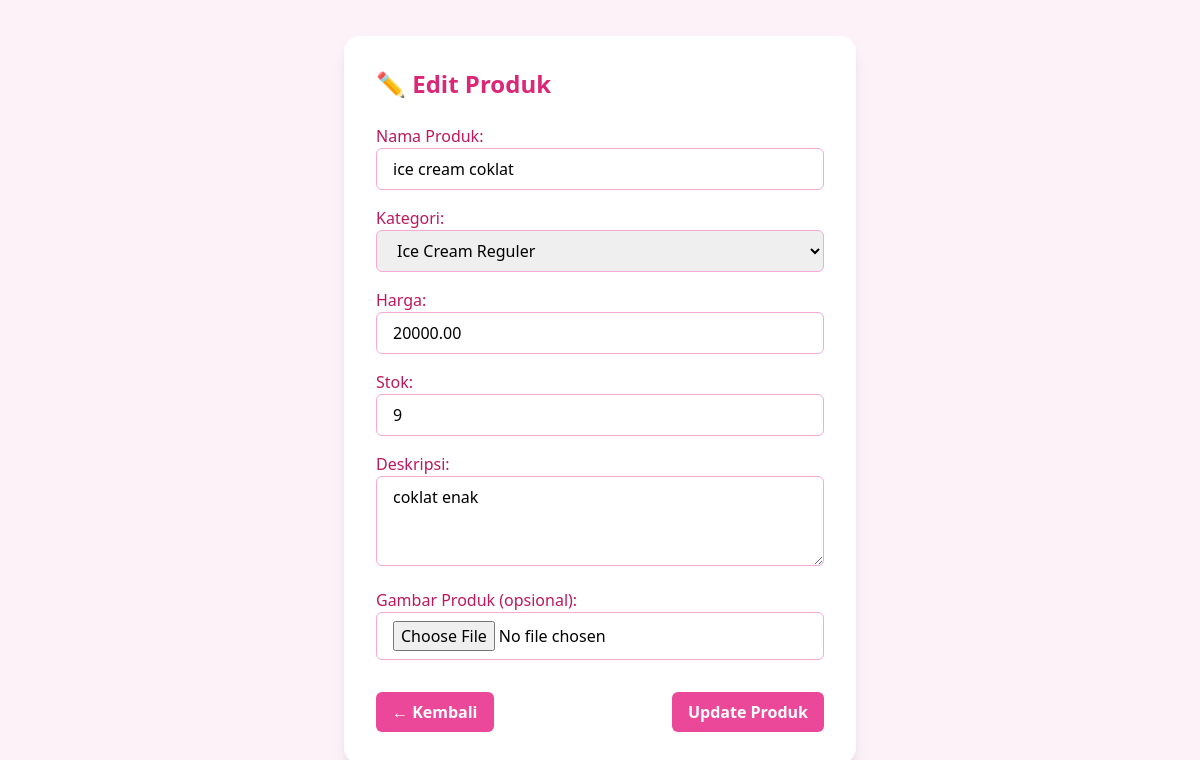
/edit_produk.php?id=22 (signed in), run on the app's committed database.
### tables this page shows
CREATE TABLE `produk` (
  `id` int(11) NOT NULL,
  `nama` varchar(100) NOT NULL,
  `deskripsi` text DEFAULT NULL,
  `harga` decimal(10,2) NOT NULL,
  `stok` int(11) NOT NULL DEFAULT 0,
  `gambar` varchar(255) DEFAULT NULL,
  `kategori` varchar(100) DEFAULT NULL,
  `status` enum('aktif','nonaktif') DEFAULT 'aktif',
  `tanggal_dibuat` timestamp NOT NULL DEFAULT current_timestamp()
);

### edit_produk.php (the view, shortened to what this page needs)
<?php
include 'koneksi.php';
$id = intval($_GET['id']);
$result = mysqli_query($koneksi, "SELECT * FROM produk WHERE id = $id LIMIT 1");
$produk = mysqli_fetch_assoc($result);
?>
<!DOCTYPE html>
<html lang="id">
<head>
    <script src="https://cdn.tailwindcss.com"></script>
</head>
<body class="bg-pink-50 min-h-screen flex items-center justify-center p-6 font-sans">
    <div class="bg-white shadow-lg rounded-2xl p-8 w-full max-w-lg">
        <h1 class="text-2xl font-bold text-pink-600 mb-6">✏️ Edit Produk</h1>
        <form method="POST" enctype="multipart/form-data" class="space-y-4">
            <div>
                <label class="block font-medium text-pink-700">Nama Produk:</label>
                <input type="text" name="nama" value="<?= htmlspecialchars($produk['nama']) ?>" required
                       class="w-full border border-pink-300 px-4 py-2 rounded-md focus:ring-pink-400 focus:outline-none">
            </div>
            <div>
                <label class="block font-medium text-pink-700">Kategori:</label>
                <select name="kategori" required
                        class="w-full border border-pink-300 px-4 py-2 rounded-md focus:ring-pink-400 focus:outline-none">
                    <option value="Ice Cream Reguler" <?= $produk['kategori'] === 'Ice Cream Reguler' ? 'selected' : '' ?>>Ice Cream Reguler</option>
                </select>
            </div>
            <div>
                <label class="block font-medium text-pink-700">Harga:</label>
                <input type="number" name="harga" value="<?= $produk['harga'] ?>" required
                       class="w-full border border-pink-300 px-4 py-2 rounded-md focus:ring-pink-400 focus:outline-none">
            </div>
            <div>
                <label class="block font-medium text-pink-700">Stok:</label>
                <input type="number" name="stok" value="<?= $produk['stok'] ?>" required
                       class="w-full border border-pink-300 px-4 py-2 rounded-md focus:ring-pink-400 focus:outline-none">
            </div>
            <div>
                <label class="block font-medium text-pink-700">Deskripsi:</label>
                <textarea name="deskripsi" rows="3" required
                          class="w-full border border-pink-300 px-4 py-2 rounded-md focus:ring-pink-400 focus:outline-none"><?= htmlspecialchars($produk['deskripsi']) ?></textarea>
            </div>
            <div>
                <label class="block font-medium text-pink-700">Gambar Produk (opsional):</label>
                <input type="file" name="gambar"
                       class="w-full border border-pink-300 px-4 py-2 rounded-md bg-white">
            </div>
            <div class="flex justify-between items-center pt-4">
                <a href="daftar_produk.php" class="bg-pink-500 hover:bg-pink-600 text-white font-semibold px-4 py-2 rounded-md transition">
                    &larr; Kembali
                </a>
                <button type="submit"
                        class="bg-pink-500 hover:bg-pink-600 text-white font-semibold px-4 py-2 rounded-md transition">
                    Update Produk
                </button>
            </div>
        </form>
    </div>
</body>
</html>

### data on the page
produk: nama "ice cream coklat", kategori "Ice Cream Reguler", harga "20000.00", stok "9", deskripsi "coklat enak"
